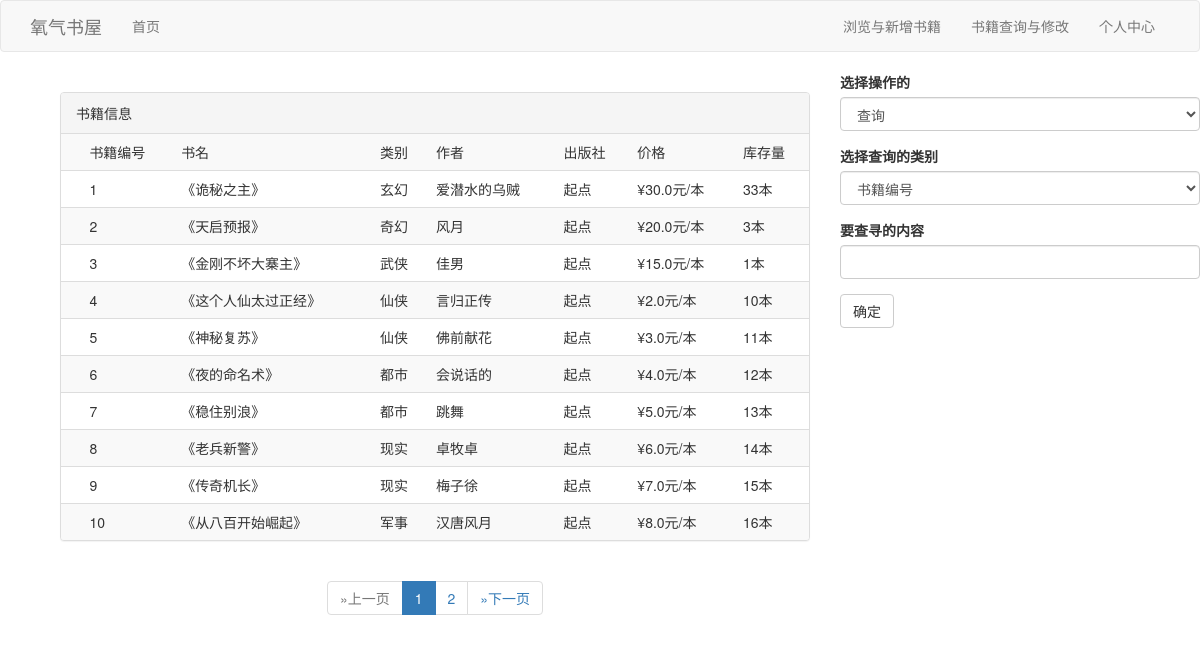
Page /admin/select_book/1 on the earlier database version.
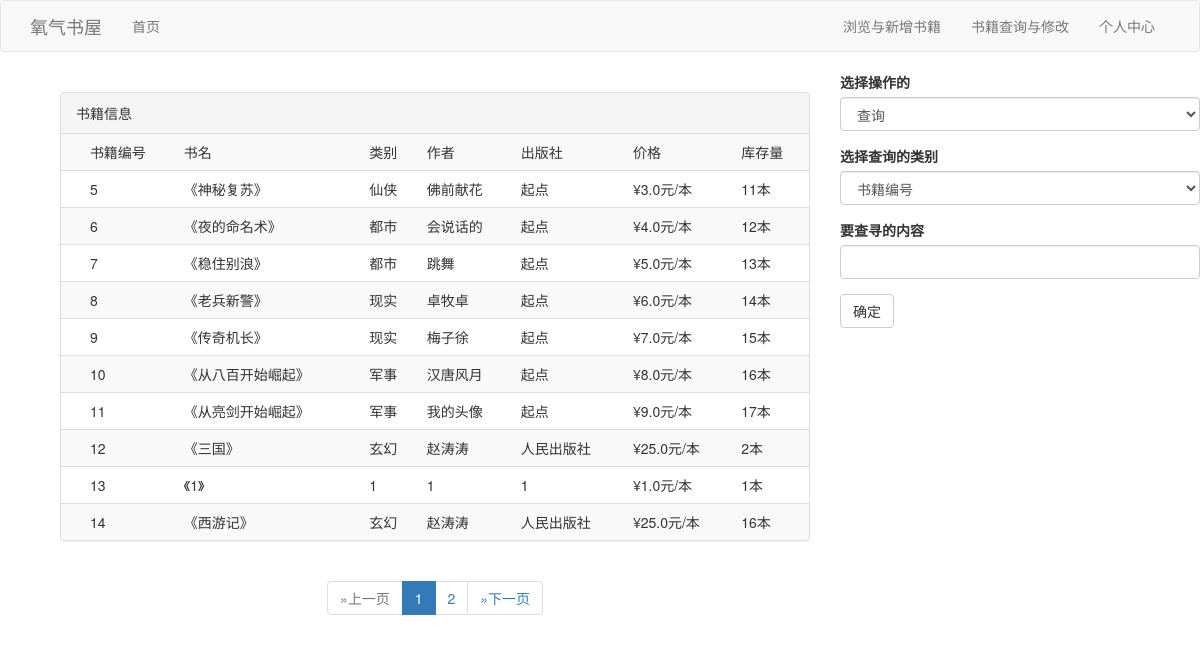
Same page on the later database version.
### app/models.py (models this page shows, shortened)
class Book(db.Model, UserMixin):
    __tablename__ = 'books'
    id = db.Column(db.Integer, primary_key=True)
    name = db.Column(db.String(64), nullable=False)
    category = db.Column(db.String(64), nullable=False)
    author = db.Column(db.String(64), nullable=False)
    provenance = db.Column(db.String(64), nullable=False)
    price = db.Column(db.Float,nullable=False)
    count = db.Column(db.Integer, nullable=False)

### app/routes.py (the view, shortened to what this page needs)
@app.route('/admin/select_book/<int:page>', methods=['GET', 'POST'])
def select_book(page):
    if not page or page < 1:
        page = 1
    form = SelectBookForm()
    alter_form = AddBookForm()
    remove_form = DelBookForm()
    table_paginate = Book.query.order_by(Book.id).paginate(page, per_page=10, error_out=True)
    return render_template('select_book.html', form=form, table_page=table_paginate)

### app/forms.py
class SelectBookForm(FlaskForm):
    operatin_select = SelectField(
        label='选择操作的',
        validators=[DataRequired('请选择标签')],
        render_kw={
            'class': 'form-control'
        },
        choices=[(1, '查询'), (2, '修改'), (3, '删除')],
        default=1,
        coerce=int
    )
    select = SelectField(
        label='选择查询的类别',
        validators=[DataRequired('请选择标签')],
        render_kw={
            'class': 'form-control'
        },
        choices=[(1, '书籍编号'), (2, '书名'), (3, '类别'), (4, '作者'), (5, '出版社')],
        default=1,
        coerce=int
    )
    text = TextField('要查寻的内容', validators=[DataRequired()])
    submit = SubmitField('确定')

class AddBookForm(FlaskForm):
    id = StringField("书籍编号", validators=[DataRequired()])
    name = StringField("书名", validators=[DataRequired()])
    category = StringField("类别", validators=[DataRequired()])
    author = StringField("作者", validators=[DataRequired()])
    provenance = StringField("出版社", validators=[DataRequired()])
    price = StringField("价格", validators=[DataRequired()])
    num = StringField("数量", validators=[DataRequired()])
    bool = BooleanField("已确认")
    submit = SubmitField('确定')

### app/templates/select_book.html (shortened to what this page needs)
{% extends "base.html" %}
{% block page_content %}
    <div class="container">
        <div class="row">
            <div class="col-md-8">
                <br>
                <div class="panel panel-default">
                    <div class="panel-heading">书籍信息</div>
                    <table class="table table-striped">
                        <th>
                        <td>书籍编号</td>
                        <td>书名</td>
                        <td>类别</td>
                        <td>作者</td>
                        <td>出版社</td>
                        <td>价格</td>
                        <td>库存量</td>
                        </th>
                        <tr>
                            {% for i in table_page.items %}
                                <td></td>
                                <td>{{ i.id }}</td>
                                <td>《{{ i.name }}》</td>
                                <td>{{ i.category }}</td>
                                <td>{{ i.author }}</td>
                                <td>{{ i.provenance }}</td>
                                <td>¥{{ i.price }}元/本</td>
                                <td>{{ i. count }}本</td>
                                </tr>
                            {% endfor %}
                    </table>
                </div>
                <nav aria-label="Page navigation">
                    <div style="text-align: center;">
                        <ul class="pagination">
                            <li class="{% if not table_page.has_prev %}disabled{% endif %}">
                                <a {% if table_page.has_prev %}href="{{ url_for('select_book',page=table_page.prev_num) }}"{% endif %}
                                   aria-label="Next">
                                    <span aria-hidden="true">&raquo;上一页</span>
                                </a>
                            </li>
                            {% for i in table_page.iter_pages(left_edge=2,left_current=2,right_current=2,right_edge=2) %}
                                {% if i %}
                                    <li class="{% if i == table_page.page %}active{% endif %}"><a
                                            href="{{ url_for('select_book',page=i) }}">{{ i }}</a>
                                    </li>
                                {% else %}
                                    <li class="disabled"><a href="#">...</a></li>
                                {% endif %}
                            {% endfor %}
                            <li class="{% if not table_page.has_next %}disabled{% endif %}">
                                <a {% if table_page.has_next %}href="{{ url_for('select_book',page=table_page.next_num) }}"{% endif %}aria-label="Next">
                                    <span aria-hidden="true">&raquo;下一页</span>
                                </a>
                            </li>
                        </ul>
                    </div>
                </nav>
            </div>
            <div class="col-md-4">
                {% import "bootstrap/wtf.html" as wtf %}
                {% if form %}
                    <form method="post">
                        {{ wtf.quick_form(form) }}
                    </form>
                {% endif %}
                <br>
                <br>
            </div>
        </div>
    </div>
{% endblock %}

### app/templates/base.html (shortened to what this page needs)
{% extends "bootstrap/base.html" %}
{% block navbar %}
    {% include "navbar.html" %}
{% endblock %}
{% block content %}
    <div class="container">
    <div class="container">
        {% block page_content %}
        {% endblock %}
    </div>
{% endblock %}

### app/templates/navbar.html (shortened to what this page needs)
<nav class="navbar navbar-default">
    <div class="container">
        <div class="navbar-header">
            <a class="navbar-brand" href="{{ url_for('home',page=0) }}"> 氧气书屋 </a>
        </div>
        <div class="collapse navbar-collapse" id="bs-example-navbar-collapse-1">
            <ul class="nav navbar-nav">
                <li class="{% if request.endpoint == 'home' %}active{% endif %}"><a href="{{ url_for("home",page=0) }}">首页
                    <span class="sr-only">(current)</span></a></li>
            </ul>
            <ul class="nav navbar-nav navbar-right">
                {% if not request.endpoint in ['admin','select_book','look_book','alter_book'] %}
                    {% if not current_user.is_authenticated %}
                        <li class="{% if request.endpoint == 'login' %}active{% endif %}"><a
                                href="{{ url_for("login") }}">登录</a></li>
                        <li class="{% if request.endpoint == 'register' %}active{% endif %}"><a
                                href="{{ url_for("register") }}">注册</a></li>
                    {% else %}
                        <li><a href="#">个人中心 <span class="sr-only">(current)</span></a></li>
                        <li><a href="{{ url_for("logout") }}">注销 <span class="sr-only">(current)</span></a></li>
                    {% endif %}
                {% else %}
                    <li><a href="{{ url_for('look_book',page=0) }}">浏览与新增书籍</a></li>
                    <li><a href="{{ url_for('select_book',page=0) }}">书籍查询与修改</a></li>
                    <li><a href="#">个人中心</a></li>
                {% endif %}
            </ul>
        </div>
    </div>
</nav>

Differences in the rows shown:
removed Book: id "1", name "诡秘之主", category "玄幻", author "爱潜水的乌贼", provenance "起点", price "30.0", count "33"
removed Book: id "2", name "天启预报", category "奇幻", author "风月", provenance "起点", price "20.0", count "3"
removed Book: id "3", name "金刚不坏大寨主", category "武侠", author "佳男", provenance "起点", price "15.0", count "1"
removed Book: id "4", name "这个人仙太过正经", category "仙侠", author "言归正传", provenance "起点", price "2.0", count "10"
now on this page (row unchanged): Book: id "11", name "从亮剑开始崛起", category "军事", author "我的头像", provenance "起点", price "9.0", count "17"
now on this page (row edited): Book: id "12", name "三国", category "玄幻", author "赵涛涛", provenance "人民出版社", price "25.0", count "2"
now on this page (row edited): Book: id "13", name "1", category "1", author "1", provenance "1", price "1.0", count "1"
now on this page (row unchanged): Book: id "14", name "西游记", category "玄幻", author "赵涛涛", provenance "人民出版社", price "25.0", count "16"
